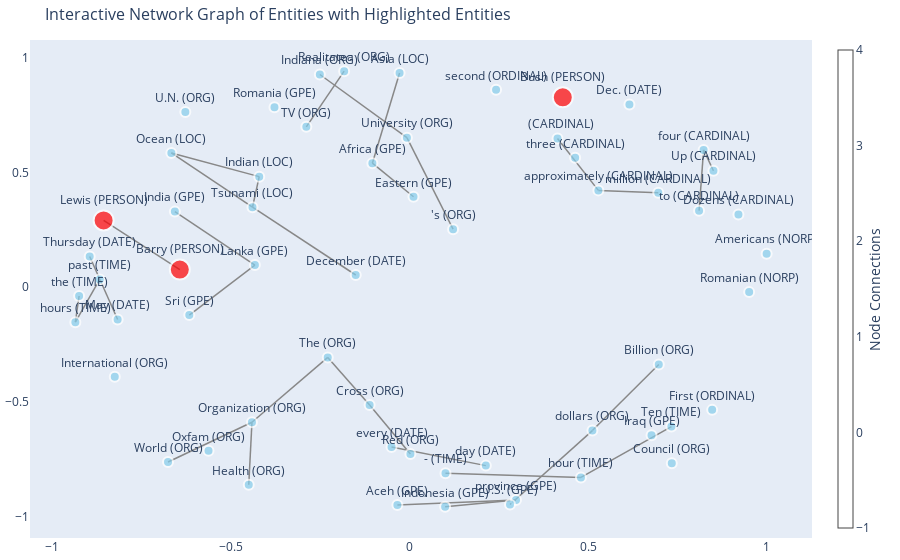

Source (notebook cell):
### Code cell
import pandas as pd
import re
import spacy
import networkx as nx
import plotly.graph_objects as go

# Load Spacy model
nlp = spacy.load("en_core_web_sm")

# Combine all summaries into a single text block for analysis
combined_text = ' '.join(df['summary_transformer'])

# Process text with Spacy
doc = nlp(combined_text)

# Create a network graph
G = nx.Graph()

# Add nodes and edges based on entities and POS tags
highlight_entity = 'PERSON'  # Change to the entity type you want to highlight

for token in doc:
    if token.ent_type_:
        # Add POS tag as a node attribute
        G.add_node(token.text, label=token.ent_type_, POS=token.pos_)
        for child in token.children:
            if child.ent_type_:
                G.add_edge(token.text, child.text)

# Generate positions for the nodes
pos = nx.spring_layout(G, k=0.5)

# Assign positions to the nodes in the graph
for node in G.nodes:
    G.nodes[node]['pos'] = pos[node]

# Extract edge traces for visualization
edge_x = []
edge_y = []

for edge in G.edges():
    x0, y0 = G.nodes[edge[0]]['pos']
    x1, y1 = G.nodes[edge[1]]['pos']
    edge_x.append(x0)
    edge_x.append(x1)
    edge_x.append(None)
    edge_y.append(y0)
    edge_y.append(y1)
    edge_y.append(None)

edge_trace = go.Scatter(
    x=edge_x, y=edge_y,
    line=dict(width=1.5, color='#888'),
    hoverinfo='none',
    mode='lines')

# Extract node traces for visualization
node_x = []
node_y = []
node_text = []
node_color = []
node_size = []

for node in G.nodes:
    x, y = G.nodes[node]['pos']
    node_x.append(x)
    node_y.append(y)
    node_text.append(f"{node} ({G.nodes[node]['label']})")
    if G.nodes[node]['label'] == highlight_entity:
        node_color.append('red')
        node_size.append(20)
    else:
        node_color.append('skyblue')
        node_size.append(10)

node_trace = go.Scatter(
    x=node_x, y=node_y,
    mode='markers+text',
    text=node_text,
    textposition='top center',
    hoverinfo='text',
    marker=dict(
        color=node_color,
        size=node_size,
        line=dict(width=2),
        showscale=True,
        colorscale='YlGnBu',
        colorbar=dict(
            thickness=15,
            title='Node Connections',
            xanchor='left',
            titleside='right'
        )))

# Create plotly figure
fig = go.Figure(data=[edge_trace, node_trace],
                layout=go.Layout(
                    title='Interactive Network Graph of Entities with Highlighted Entities',
                    titlefont_size=16,
                    showlegend=False,
                    hovermode='closest',
                    margin=dict(b=20,l=5,r=5,t=40),
                    annotations=[dict(
                        text="",
                        showarrow=False,
                        xref="paper", yref="paper")],
                    xaxis=dict(showgrid=False, zeroline=False),
                    yaxis=dict(showgrid=False, zeroline=False)))

fig.show()

### Figure 1 — Plotly figure (JSON) as saved in the notebook; plotly's stock layout.template omitted (floating-point values rounded to 4 significant figures)
{"data": [{"hoverinfo": "none", "line": {"color": "#888", "width": 1.5}, "mode": "lines", "type": "scatter", "x": [-0.02758, -0.1038, null, -0.4205, -0.6665, null, -0.4205, -0.4393, null, -0.6665, -0.4393, null, -0.6428, -0.8561, null, -0.2287, -0.1114, null, -0.2287, -0.4408, null, 0.002709, -0.1114, null, 0.6158, 0.6158, null, -0.8951, -0.8169, null, -0.1503, -0.4393, null, 0.09992, 0.2984, null, -0.03376, 0.2984, null, 0.6966, 0.5289, null, -0.05011, 0.2139, null, -0.1038, 0.01141, null, -0.6758, -0.4408, null, -0.4498, -0.4408, null, -0.9247, -0.9352, null, -0.8671, -0.9352, null, 0.698, 0.5122, null, 0.2815, 0.5122, null, 0.851, 0.8235, null, 0.8108, 0.8235, null, -0.6163, -0.4326, null, -0.4326, -0.6566, null, -0.2508, -0.007038, null, -0.007038, 0.1222, null, 0.5289, 0.4145, null, 0.7334, 0.4802, null, 0.1009, 0.4802, null, -0.1827, -0.2886, null], "y": [0.9333, 0.5407, null, 0.4819, 0.585, null, 0.4819, 0.3486, null, 0.585, 0.3486, null, 0.07686, 0.2909, null, -0.306, -0.5133, null, -0.306, -0.5887, null, -0.7268, -0.5133, null, 0.7959, 0.7959, null, 0.1336, -0.1406, null, 0.05316, 0.3486, null, -0.9575, -0.9276, null, -0.9495, -0.9276, null, 0.4112, 0.422, null, -0.6964, -0.7778, null, 0.5407, 0.3942, null, -0.7622, -0.5887, null, -0.8614, -0.5887, null, -0.03838, -0.1527, null, 0.03386, -0.1527, null, -0.3372, -0.625, null, -0.9475, -0.625, null, 0.5077, 0.5986, null, 0.3335, 0.5986, null, -0.1216, 0.09658, null, 0.09658, 0.3294, null, 0.9271, 0.6518, null, 0.6518, 0.2528, null, 0.422, 0.6481, null, -0.6077, -0.8294, null, -0.8114, -0.8294, null, 0.9418, 0.6991, null]}, {"hoverinfo": "text", "marker": {"color": ["skyblue", "skyblue", "skyblue", "skyblue", "skyblue", "skyblue", "skyblue", "red", "red", "skyblue", "skyblue", "skyblue", "skyblue", "skyblue", "skyblue", "skyblue", "skyblue", "skyblue", "skyblue", "red", "skyblue", "skyblue", "skyblue", "skyblue", "skyblue", "skyblue", "skyblue", "skyblue", "skyblue", "skyblue", "skyblue", "skyblue", "skyblue", "skyblue", "skyblue", "skyblue", "skyblue", "skyblue", "skyblue", "skyblue", "skyblue", "skyblue", "skyblue", "skyblue", "skyblue", "skyblue", "skyblue", "skyblue", "skyblue", "skyblue", "skyblue", "skyblue", "skyblue", "skyblue", "skyblue", "skyblue", "skyblue", "skyblue", "skyblue"], "colorbar": {"thickness": 15, "title": {"side": "right", "text": "Node Connections"}, "xanchor": "left"}, "colorscale": [[0, "rgb(255,255,217)"], [0.125, "rgb(237,248,177)"], [0.25, "rgb(199,233,180)"], [0.375, "rgb(127,205,187)"], [0.5, "rgb(65,182,196)"], [0.625, "rgb(29,145,192)"], [0.75, "rgb(34,94,168)"], [0.875, "rgb(37,52,148)"], [1, "rgb(8,29,88)"]], "line": {"width": 2}, "showscale": true, "size": [10, 10, 10, 10, 10, 10, 10, 20, 20, 10, 10, 10, 10, 10, 10, 10, 10, 10, 10, 20, 10, 10, 10, 10, 10, 10, 10, 10, 10, 10, 10, 10, 10, 10, 10, 10, 10, 10, 10, 10, 10, 10, 10, 10, 10, 10, 10, 10, 10, 10, 10, 10, 10, 10, 10, 10, 10, 10, 10]}, "mode": "markers+text", "text": ["Romanian (NORP)", "Asia (LOC)", "second (ORDINAL)", "Romania (GPE)", "Indian (LOC)", "Ocean (LOC)", "Council (ORG)", "Barry (PERSON)", "Lewis (PERSON)", "The (ORG)", "Red (ORG)", "Cross (ORG)", "Dec. (DATE)", "Thursday (DATE)", "May (DATE)", "December (DATE)", "Indonesia (GPE)", "Aceh (GPE)", "province (GPE)", "Bush (PERSON)", "million (CARDINAL)", "every (DATE)", "day (DATE)", "Iraq (GPE)", "Americans (NORP)", "Africa (GPE)", "Eastern (GPE)", "World (ORG)", "Health (ORG)", "Organization (ORG)", "the (TIME)", "past (TIME)", "hours (TIME)", "Billion (ORG)", "U.S. (GPE)", "dollars (ORG)", "U.N. (ORG)", "Up (CARDINAL)", "to (CARDINAL)", "four (CARDINAL)", "Tsunami (LOC)", "Oxfam (ORG)", "International (ORG)", "Sri (GPE)", "Lanka (GPE)", "India (GPE)", "three (CARDINAL)", "Indiana (ORG)", "University (ORG)", "'s (ORG)", "approximately (CARDINAL)", "  (CARDINAL)", "Ten (TIME)", "- (TIME)", "hour (TIME)", "Realitatea (ORG)", "TV (ORG)", "First (ORDINAL)", "Dozens (CARDINAL)"], "textposition": "top center", "type": "scatter", "x": [0.951, -0.02758, 0.2425, -0.3778, -0.4205, -0.6665, 0.7345, -0.6428, -0.8561, -0.2287, 0.002709, -0.1114, 0.6158, -0.8951, -0.8169, -0.1503, 0.09992, -0.03376, 0.2984, 0.4293, 0.6966, -0.05011, 0.2139, 0.6777, 1, -0.1038, 0.01141, -0.6758, -0.4498, -0.4408, -0.9247, -0.8671, -0.9352, 0.698, 0.2815, 0.5122, -0.6273, 0.851, 0.8108, 0.8235, -0.4393, -0.5624, -0.8249, -0.6163, -0.4326, -0.6566, 0.4639, -0.2508, -0.007038, 0.1222, 0.5289, 0.4145, 0.7334, 0.1009, 0.4802, -0.1827, -0.2886, 0.8475, 0.921], "y": [-0.02145, 0.9333, 0.8605, 0.7846, 0.4819, 0.585, -0.7673, 0.07686, 0.2909, -0.306, -0.7268, -0.5133, 0.7959, 0.1336, -0.1406, 0.05316, -0.9575, -0.9495, -0.9276, 0.8278, 0.4112, -0.6964, -0.7778, -0.6455, 0.1458, 0.5407, 0.3942, -0.7622, -0.8614, -0.5887, -0.03838, 0.03386, -0.1527, -0.3372, -0.9475, -0.625, 0.7639, 0.5077, 0.3335, 0.5986, 0.3486, -0.713, -0.3907, -0.1216, 0.09658, 0.3294, 0.564, 0.9271, 0.6518, 0.2528, 0.422, 0.6481, -0.6077, -0.8114, -0.8294, 0.9418, 0.6991, -0.5347, 0.3171]}], "layout": {"annotations": [{"showarrow": false, "text": "", "xref": "paper", "yref": "paper"}], "hovermode": "closest", "margin": {"b": 20, "l": 5, "r": 5, "t": 40}, "showlegend": false, "title": {"font": {"size": 16}, "text": "Interactive Network Graph of Entities with Highlighted Entities"}, "xaxis": {"showgrid": false, "zeroline": false}, "yaxis": {"showgrid": false, "zeroline": false}}}
